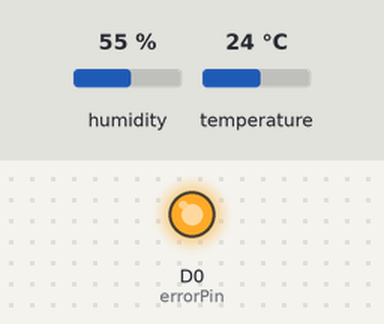
The sketch below on a simulated ESP8266 (NodeMCU). Shown: output pins drawn as LEDs (lit = HIGH). The inputs (shaded band) are chosen by the test bench; at power-on: humidity 55 %, temperature 24 °C. WiFi joins after 1.5 s; servers stay silent unless stated; a WiFi scan finds three made-up networks; uploads are accepted with an empty reply; what the sketch prints to the serial monitor is not drawn.

Above: at 0.1 s.
At 1.5 s:
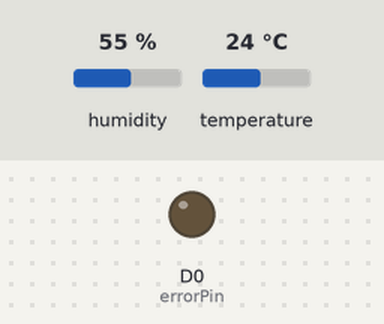
Timing chart, 0 to 3.0 s (numbered marks = the images above):
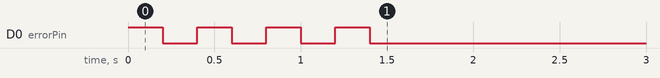

The sketch:

firmware.ino
```cpp
// Created by Ty Tower in June 11 2015
// Modified by S.Parada for ACROBOTIC Industries Oct 2015
// Based on DHTtester.ino By Adafruit
// Public domain

//  This code takes readings from a DHT22 sensor and posts them via Ubidots.com
//  For this exercise you will need to set up a free Ubidots account

#include <DHT.h>
#include <ESP8266WiFi.h>

#define errorPin 16
#define DHTPIN D2
#define DHTTYPE DHT22

// Instantiates and initializes the dht object
DHT dht(DHTPIN, DHTTYPE);

// Define and initialize constants and variables that we'll use later in the code
const int sleepTimeS = 20;  // Time to sleep (in seconds) between posts to Ubidots
long lastReadingTime = 0;
WiFiClient client;
char results[4];

// After creating an account on Ubidots, you'll be able to setup variables where you
// will store the data. In order to post the measurements to the Ubidots variables,
// we need their "IDs", which are given on the website
String idvariable1 = "MYUBIDOTSVARIABLE1";
String idvariable2 = "MYUBIDOTSVARIABLE2";

// In addition, we'll need the API token, which is what prevents other users
// Ubidots to publish their data to one of your variables
String token = "MYUBIDOTSTOKEN";

// We'll also initialize the values for our Wi-Fi network
const char* ssid = "MYSSID";
const char* password = "MYPASSWORD";

//////////////////////////////////////////////////////////////////////////////////

// The setup function is executed once by the ESP8266 when it's powered up or reset
void setup()
{
  pinMode(errorPin, OUTPUT); // sets pin as an output to drive an LED for status indication
  // The following loop flashes the LED four times to indicate we're inside the setup function
  for (int i=0;i<4; i++)
  {
    digitalWrite(errorPin ,HIGH);
    delay(200);
    digitalWrite(errorPin ,LOW);
    delay(200);
  }

  // Initialize Serial (USB) communication, which will be used for sending debugging messages
  // to the computer
  Serial.begin(115200);

  // Start the communication with the DHT sensor by callibg the begin method of the dht object:W
  dht.begin();
  // Manual delay while the communication with the sensor starts
  delay(10);

  // Debug messsages to indicate we're about to connect to the network
  Serial.println();
  Serial.println();
  Serial.print("Connecting to ");
  Serial.println(ssid);

  // Use the scanNetworks method inside the Wi-Fi class to scan for any available Wi-Fi networks
  // nearby. If none are found, go to sleep
  int n = WiFi.scanNetworks();

  Serial.println("scan done");
  if (n == 0){
    Serial.println("no networks found");
    Serial.println("Going into sleep");
// ESP.deepSleep(sleepTimeS * 1000000);
  }

  // If networks are found, attempt to connect to our Wi-Fi network
  WiFi.begin(ssid, password);

  // While the connection is not established, IDLE inside this while loop
  while (WiFi.status() != WL_CONNECTED) {
    delay(500);
    Serial.print(".");
  }

  // Once the connection to our Wi-Fi netowrk is successful, print some debug messages
  Serial.println("");
  Serial.println("Wi-Fi connected");

}

////////////////////////////////////////////////////////////////////////////////

void loop(){
  // Read the current temperature and humidity measured by the sensor
  float temp = dht.readTemperature(true);
  float hum = dht.readHumidity();

  // Call our user-defined function ubiSave_value (defined below), and pass it both the
  // measurements as well as the corresponding Ubidots variable IDs
  ubiSave_value(String(idvariable1), String(temp));
  ubiSave_value(String(idvariable2), String(hum));

  // Send some debug messages over USB
  Serial.println("Ubidots data");
  Serial.println("temperature: "+String(temp));
  Serial.println("humidity: "+String(hum));
  Serial.println(" Going to Sleep for a while !" );

  // deepSleep time is defined in microseconds. Multiply seconds by 1e6
  //ESP.deepSleep(sleepTimeS * 1000000);//one or other

  // Wait a few seconds before publishing additional data to avoid saturating the system
  delay(20000);
}

////////////////////////////////////////////////////////////////////////////////

// We encapsulate the grunt work for publishing temperature and humidty values to Ubidots
// inside the function ubiSave_value
void ubiSave_value(String idvariable, String value) {

  // Prepare the value that we're to send to Ubidots and get the length of the entire string
  // that's being sent
  int num=0;
  String var = "{\"value\": " + String(value)+"}"; // We'll pass the data in JSON format
  num = var.length();

  // If we get a proper connection to the Ubidots API
  if (client.connect("things.ubidots.com", 80)) {
    Serial.println("connected ubidots");
    delay(100);

    // Construct the POST request that we'd like to issue
    client.println("POST /api/v1.6/variables/"+idvariable+"/values HTTP/1.1");
    // We also use the Serial terminal to show how the POST request looks like
    Serial.println("POST /api/v1.6/variables/"+idvariable+"/values HTTP/1.1");
    // Specify the contect type so it matches the format of the data (JSON)
    client.println("Content-Type: application/json");
    Serial.println("Content-Type: application/json");
    // Specify the content length
    client.println("Content-Length: "+String(num));
    Serial.println("Content-Length: "+String(num));
    // Use our own API token so that we can actually publish the data
    client.println("X-Auth-Token: "+token);
    Serial.println("X-Auth-Token: "+token);
    // Specify the host
    client.println("Host: things.ubidots.com\n");
    Serial.println("Host: things.ubidots.com\n");
    // Send the actual data
    client.print(var);
    Serial.print(var+"\n");
  }
  else {
    // If we can't establish a connection to the server:
    Serial.println("Ubidots connection failed");
  }
  // If we've lost the connection to Wi-Fi
  if (!client.connected()) {
    Serial.println("NotConnected");
    Serial.println("disconnecting ubidots.");
    client.stop();
    // do nothing forevermore:
    for(;;);
  }
  // If our connection to Ubidots is healthy, read the response from Ubidots
  // and print it to our Serial Monitor for debugging!
  if (client.available()) {
    char c = client.read();
    Serial.print(c);
  }
}
```
